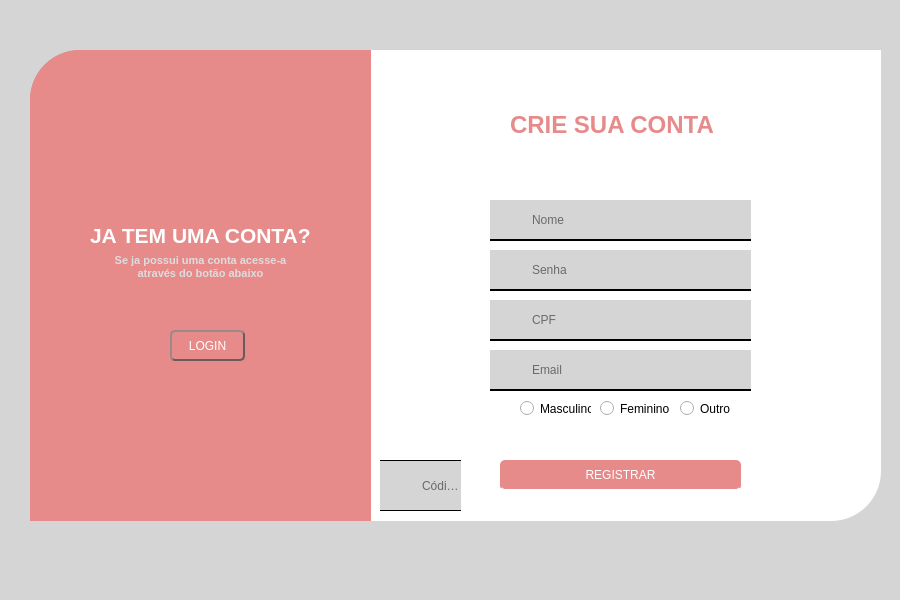
<?xml version="1.0" encoding="UTF-8"?>
<ui version="4.0">
 <class>MainWindow</class>
 <widget class="QMainWindow" name="MainWindow">
  <property name="geometry">
   <rect>
    <x>0</x>
    <y>0</y>
    <width>900</width>
    <height>600</height>
   </rect>
  </property>
  <property name="minimumSize">
   <size>
    <width>900</width>
    <height>600</height>
   </size>
  </property>
  <property name="maximumSize">
   <size>
    <width>900</width>
    <height>600</height>
   </size>
  </property>
  <property name="windowTitle">
   <string>MainWindow</string>
  </property>
  <property name="styleSheet">
   <string notr="true">background-color: rgb(213, 213, 213);
text-align: center;</string>
  </property>
  <widget class="QWidget" name="centralwidget">
   <widget class="QFrame" name="frame">
    <property name="geometry">
     <rect>
      <x>370</x>
      <y>50</y>
      <width>511</width>
      <height>471</height>
     </rect>
    </property>
    <property name="sizePolicy">
     <sizepolicy hsizetype="Preferred" vsizetype="Fixed">
      <horstretch>0</horstretch>
      <verstretch>0</verstretch>
     </sizepolicy>
    </property>
    <property name="styleSheet">
     <string notr="true">background-color:white;
border-bottom-right-radius:50px;</string>
    </property>
    <property name="frameShape">
     <enum>QFrame::StyledPanel</enum>
    </property>
    <property name="frameShadow">
     <enum>QFrame::Raised</enum>
    </property>
    <widget class="QLineEdit" name="lineEdit">
     <property name="geometry">
      <rect>
       <x>160</x>
       <y>150</y>
       <width>221</width>
       <height>41</height>
      </rect>
     </property>
     <property name="styleSheet">
      <string notr="true">background-color: rgb(213, 213, 213);
border-style:solid;
border-color:black;
border-bottom-width:2px;


</string>
     </property>
     <property name="frame">
      <bool>false</bool>
     </property>
     <property name="placeholderText">
      <string>Nome</string>
     </property>
    </widget>
    <widget class="QLabel" name="label">
     <property name="geometry">
      <rect>
       <x>120</x>
       <y>150</y>
       <width>41</width>
       <height>41</height>
      </rect>
     </property>
     <property name="styleSheet">
      <string notr="true">background-color: rgb(213, 213, 213);
border-style:solid;
border-color:black;
border-bottom-width:2px;
padding-left:5px;</string>
     </property>
     <property name="text">
      <string>&lt;html&gt;&lt;head/&gt;&lt;body&gt;&lt;p&gt;&lt;img src=&quot;:/newPrefix/pessoa.png&quot;/&gt;&lt;/p&gt;&lt;/body&gt;&lt;/html&gt;</string>
     </property>
    </widget>
    <widget class="QLabel" name="label_2">
     <property name="geometry">
      <rect>
       <x>140</x>
       <y>60</y>
       <width>211</width>
       <height>31</height>
      </rect>
     </property>
     <property name="styleSheet">
      <string notr="true">color:#E68A8A;</string>
     </property>
     <property name="text">
      <string>&lt;html&gt;&lt;head/&gt;&lt;body&gt;&lt;p&gt;&lt;span style=&quot; font-size:18pt; font-weight:600;&quot;&gt;CRIE SUA CONTA&lt;/span&gt;&lt;/p&gt;&lt;/body&gt;&lt;/html&gt;</string>
     </property>
    </widget>
    <widget class="QLineEdit" name="lineEdit_2">
     <property name="geometry">
      <rect>
       <x>160</x>
       <y>200</y>
       <width>221</width>
       <height>41</height>
      </rect>
     </property>
     <property name="styleSheet">
      <string notr="true">background-color: rgb(213, 213, 213);
border-style:outset;
border-bottom-width:2px;
</string>
     </property>
     <property name="text">
      <string/>
     </property>
     <property name="maxLength">
      <number>8</number>
     </property>
     <property name="echoMode">
      <enum>QLineEdit::Password</enum>
     </property>
     <property name="readOnly">
      <bool>false</bool>
     </property>
     <property name="placeholderText">
      <string>Senha</string>
     </property>
    </widget>
    <widget class="QLabel" name="label_3">
     <property name="geometry">
      <rect>
       <x>120</x>
       <y>200</y>
       <width>41</width>
       <height>41</height>
      </rect>
     </property>
     <property name="styleSheet">
      <string notr="true">background-color: rgb(213, 213, 213);
border-style:outset;
border-bottom-width:2px;
padding-left:5px;
</string>
     </property>
     <property name="text">
      <string>&lt;html&gt;&lt;head/&gt;&lt;body&gt;&lt;p&gt;&lt;img src=&quot;:/icons/cadeado.png&quot;/&gt;&lt;/p&gt;&lt;/body&gt;&lt;/html&gt;</string>
     </property>
    </widget>
    <widget class="QLineEdit" name="lineEdit_3">
     <property name="geometry">
      <rect>
       <x>160</x>
       <y>250</y>
       <width>221</width>
       <height>41</height>
      </rect>
     </property>
     <property name="styleSheet">
      <string notr="true">background-color: rgb(213, 213, 213);
border-style:outset;
border-bottom-width:2px;</string>
     </property>
     <property name="inputMask">
      <string/>
     </property>
     <property name="text">
      <string/>
     </property>
     <property name="maxLength">
      <number>14</number>
     </property>
     <property name="readOnly">
      <bool>false</bool>
     </property>
     <property name="placeholderText">
      <string>CPF</string>
     </property>
    </widget>
    <widget class="QLineEdit" name="lineEdit_4">
     <property name="geometry">
      <rect>
       <x>160</x>
       <y>300</y>
       <width>221</width>
       <height>41</height>
      </rect>
     </property>
     <property name="styleSheet">
      <string notr="true">background-color: rgb(213, 213, 213);
border-style:outset;
border-bottom-width:2px</string>
     </property>
     <property name="readOnly">
      <bool>false</bool>
     </property>
     <property name="placeholderText">
      <string>Email</string>
     </property>
    </widget>
    <widget class="QLabel" name="label_4">
     <property name="geometry">
      <rect>
       <x>120</x>
       <y>250</y>
       <width>41</width>
       <height>41</height>
      </rect>
     </property>
     <property name="styleSheet">
      <string notr="true">background-color: rgb(213, 213, 213);
border-style:outset;
border-bottom-width:2px;
padding-left:5px;</string>
     </property>
     <property name="text">
      <string>&lt;html&gt;&lt;head/&gt;&lt;body&gt;&lt;p&gt;&lt;img src=&quot;:/icons/carteira-de-motorista.png&quot;/&gt;&lt;/p&gt;&lt;/body&gt;&lt;/html&gt;</string>
     </property>
    </widget>
    <widget class="QLabel" name="label_5">
     <property name="geometry">
      <rect>
       <x>120</x>
       <y>300</y>
       <width>41</width>
       <height>41</height>
      </rect>
     </property>
     <property name="styleSheet">
      <string notr="true">background-color: rgb(213, 213, 213);
border-style:outset;
border-bottom-width:2px;
padding-left:5px;</string>
     </property>
     <property name="text">
      <string>&lt;html&gt;&lt;head/&gt;&lt;body&gt;&lt;p&gt;&lt;img src=&quot;:/newPrefix/o-email.png&quot;/&gt;&lt;/p&gt;&lt;/body&gt;&lt;/html&gt;</string>
     </property>
    </widget>
    <widget class="QPushButton" name="pushButton">
     <property name="geometry">
      <rect>
       <x>130</x>
       <y>410</y>
       <width>241</width>
       <height>31</height>
      </rect>
     </property>
     <property name="cursor">
      <cursorShape>PointingHandCursor</cursorShape>
     </property>
     <property name="styleSheet">
      <string notr="true">QPushButton{
	background-color:#E68A8A;
	font: 8pt &quot;Verdana&quot;;
	border-radius:5px;
	color:white;
	border-style:outset;
	border-bottom-width:2px;
}
QPushButton:hover{
	background-color:#B36B6B;
}
QPushButton:pressed{
	background-color: rgb(255, 152, 152);
}</string>
     </property>
     <property name="text">
      <string>REGISTRAR</string>
     </property>
    </widget>
    <widget class="QRadioButton" name="radioButton">
     <property name="geometry">
      <rect>
       <x>150</x>
       <y>350</y>
       <width>71</width>
       <height>17</height>
      </rect>
     </property>
     <property name="cursor">
      <cursorShape>PointingHandCursor</cursorShape>
     </property>
     <property name="text">
      <string>Masculino</string>
     </property>
    </widget>
    <widget class="QRadioButton" name="radioButton_2">
     <property name="geometry">
      <rect>
       <x>230</x>
       <y>350</y>
       <width>82</width>
       <height>17</height>
      </rect>
     </property>
     <property name="cursor">
      <cursorShape>PointingHandCursor</cursorShape>
     </property>
     <property name="text">
      <string>Feminino</string>
     </property>
    </widget>
    <widget class="QRadioButton" name="radioButton_3">
     <property name="geometry">
      <rect>
       <x>310</x>
       <y>350</y>
       <width>51</width>
       <height>17</height>
      </rect>
     </property>
     <property name="cursor">
      <cursorShape>PointingHandCursor</cursorShape>
     </property>
     <property name="text">
      <string>Outro</string>
     </property>
    </widget>
    <widget class="QLineEdit" name="lineEdit_5">
     <property name="geometry">
      <rect>
       <x>50</x>
       <y>410</y>
       <width>41</width>
       <height>51</height>
      </rect>
     </property>
     <property name="styleSheet">
      <string notr="true">background-color: rgb(213, 213, 213);
border-style:outset;
border-top-width:1px;
border-bottom-width:1px;


</string>
     </property>
     <property name="placeholderText">
      <string>Código</string>
     </property>
    </widget>
    <widget class="QLabel" name="label_6">
     <property name="geometry">
      <rect>
       <x>10</x>
       <y>410</y>
       <width>41</width>
       <height>51</height>
      </rect>
     </property>
     <property name="styleSheet">
      <string notr="true">background-color: rgb(213, 213, 213);
padding-left:5px;
border-style:outset;
border-bottom-width:1px;
border-top-width:1px;
</string>
     </property>
     <property name="text">
      <string>&lt;html&gt;&lt;head/&gt;&lt;body&gt;&lt;p&gt;&lt;img src=&quot;:/icons/id-do-rosto.png&quot;/&gt;&lt;/p&gt;&lt;/body&gt;&lt;/html&gt;</string>
     </property>
    </widget>
   </widget>
   <widget class="QFrame" name="frame_3">
    <property name="geometry">
     <rect>
      <x>30</x>
      <y>50</y>
      <width>341</width>
      <height>471</height>
     </rect>
    </property>
    <property name="cursor">
     <cursorShape>ArrowCursor</cursorShape>
    </property>
    <property name="styleSheet">
     <string notr="true">background-color: #E68A8A;
border-top-left-radius:50px;
</string>
    </property>
    <property name="frameShape">
     <enum>QFrame::StyledPanel</enum>
    </property>
    <property name="frameShadow">
     <enum>QFrame::Raised</enum>
    </property>
    <widget class="QLineEdit" name="lineEdit_6">
     <property name="geometry">
      <rect>
       <x>70</x>
       <y>160</y>
       <width>201</width>
       <height>31</height>
      </rect>
     </property>
     <property name="styleSheet">
      <string notr="true">border-style:outset;
font: 8pt &quot;Verdana&quot;;
border-color:white;
border-bottom-width:2px;
padding-bottom:1px;

</string>
     </property>
     <property name="placeholderText">
      <string>Nome De Usuário</string>
     </property>
    </widget>
    <widget class="QLineEdit" name="lineEdit_7">
     <property name="geometry">
      <rect>
       <x>70</x>
       <y>220</y>
       <width>201</width>
       <height>21</height>
      </rect>
     </property>
     <property name="focusPolicy">
      <enum>Qt::StrongFocus</enum>
     </property>
     <property name="styleSheet">
      <string notr="true">border-style:outset;
font: 75 8pt &quot;Verdana&quot;;
border-color:white;
border-bottom-width:2px;
padding-bottom:2px;</string>
     </property>
     <property name="text">
      <string/>
     </property>
     <property name="maxLength">
      <number>8</number>
     </property>
     <property name="echoMode">
      <enum>QLineEdit::Password</enum>
     </property>
     <property name="placeholderText">
      <string>Senha</string>
     </property>
    </widget>
    <widget class="QPushButton" name="pushButton_3">
     <property name="geometry">
      <rect>
       <x>70</x>
       <y>260</y>
       <width>191</width>
       <height>31</height>
      </rect>
     </property>
     <property name="cursor">
      <cursorShape>PointingHandCursor</cursorShape>
     </property>
     <property name="styleSheet">
      <string notr="true">QPushButton{
background-color: qlineargradient(spread:pad, x1:0, y1:0.107955, x2:1, y2:1, stop:0 rgba(255, 66, 234, 255), stop:1 rgba(239, 94, 94, 255));
color:white;
font: 8pt &quot;Verdana&quot;;
border-radius:10px;
}
QPushButton:hover{
	
	background-color: qlineargradient(spread:pad, x1:0, y1:0.107955, x2:1, y2:1, stop:0 rgba(156, 41, 143, 255), stop:1 rgba(187, 76, 76, 255))
}
QPushButton:pressed{
	background-color: qlineargradient(spread:pad, x1:0, y1:0.107955, x2:1, y2:1, stop:0 rgba(156, 89, 148, 255), stop:1 rgba(187, 124, 124, 255));
}</string>
     </property>
     <property name="text">
      <string>ENVIAR</string>
     </property>
    </widget>
    <widget class="QPushButton" name="pushButton_4">
     <property name="geometry">
      <rect>
       <x>190</x>
       <y>310</y>
       <width>131</width>
       <height>16</height>
      </rect>
     </property>
     <property name="cursor">
      <cursorShape>PointingHandCursor</cursorShape>
     </property>
     <property name="styleSheet">
      <string notr="true">QPushButton{
	font: 75 8pt &quot;System&quot;;
	color:white;
}

QPushButton:hover{
	text-decoration:underline;
	color:Black;
}</string>
     </property>
     <property name="text">
      <string>Esqueceu a senha?</string>
     </property>
    </widget>
    <widget class="QPushButton" name="pushButton_5">
     <property name="geometry">
      <rect>
       <x>50</x>
       <y>310</y>
       <width>41</width>
       <height>16</height>
      </rect>
     </property>
     <property name="cursor">
      <cursorShape>PointingHandCursor</cursorShape>
     </property>
     <property name="styleSheet">
      <string notr="true">QPushButton{
	font: 75 8pt &quot;System&quot;;
	color:white;
}

QPushButton:hover{
	text-decoration:underline;
	color:Black;
}</string>
     </property>
     <property name="text">
      <string>Voltar</string>
     </property>
    </widget>
    <widget class="QFrame" name="frame_2">
     <property name="geometry">
      <rect>
       <x>0</x>
       <y>0</y>
       <width>341</width>
       <height>471</height>
      </rect>
     </property>
     <property name="sizePolicy">
      <sizepolicy hsizetype="Preferred" vsizetype="Fixed">
       <horstretch>0</horstretch>
       <verstretch>0</verstretch>
      </sizepolicy>
     </property>
     <property name="styleSheet">
      <string notr="true">background-color: #E68A8A;
border-top-left-radius:50px;
</string>
     </property>
     <property name="frameShape">
      <enum>QFrame::StyledPanel</enum>
     </property>
     <property name="frameShadow">
      <enum>QFrame::Raised</enum>
     </property>
     <widget class="QLabel" name="label_7">
      <property name="geometry">
       <rect>
        <x>60</x>
        <y>170</y>
        <width>231</width>
        <height>31</height>
       </rect>
      </property>
      <property name="styleSheet">
       <string notr="true">color:white;</string>
      </property>
      <property name="text">
       <string>&lt;html&gt;&lt;head/&gt;&lt;body&gt;&lt;p&gt;&lt;span style=&quot; font-size:16pt; font-weight:600;&quot;&gt;JA TEM UMA CONTA?&lt;/span&gt;&lt;/p&gt;&lt;/body&gt;&lt;/html&gt;</string>
      </property>
     </widget>
     <widget class="QTextEdit" name="textEdit">
      <property name="geometry">
       <rect>
        <x>80</x>
        <y>200</y>
        <width>181</width>
        <height>51</height>
       </rect>
      </property>
      <property name="styleSheet">
       <string notr="true">color: rgb(221, 221, 221);</string>
      </property>
      <property name="html">
       <string>&lt;!DOCTYPE HTML PUBLIC &quot;-//W3C//DTD HTML 4.0//EN&quot; &quot;http://www.w3.org/TR/REC-html40/strict.dtd&quot;&gt;
&lt;html&gt;&lt;head&gt;&lt;meta name=&quot;qrichtext&quot; content=&quot;1&quot; /&gt;&lt;style type=&quot;text/css&quot;&gt;
p, li { white-space: pre-wrap; }
&lt;/style&gt;&lt;/head&gt;&lt;body style=&quot; font-family:'MS Shell Dlg 2'; font-size:8.25pt; font-weight:400; font-style:normal;&quot;&gt;
&lt;p align=&quot;center&quot; style=&quot; margin-top:0px; margin-bottom:0px; margin-left:0px; margin-right:0px; -qt-block-indent:0; text-indent:0px;&quot;&gt;&lt;span style=&quot; font-weight:600;&quot;&gt;Se ja possui uma conta acesse-a através do botão abaixo&lt;/span&gt;&lt;/p&gt;&lt;/body&gt;&lt;/html&gt;</string>
      </property>
     </widget>
     <widget class="QPushButton" name="pushButton_2">
      <property name="geometry">
       <rect>
        <x>140</x>
        <y>280</y>
        <width>75</width>
        <height>31</height>
       </rect>
      </property>
      <property name="cursor">
       <cursorShape>PointingHandCursor</cursorShape>
      </property>
      <property name="styleSheet">
       <string notr="true">
QPushButton{
	font: 8pt &quot;Verdana&quot;;
	border-radius:5px;
	color:white;
	border-color:#665C5C;
	border-style:outset;
	border-width:2px;

}
QPushButton:hover{
	background-color:#665C5C;
}
QPushButton:pressed{
	
	background-color: rgb(182, 164, 164);
}</string>
      </property>
      <property name="text">
       <string>LOGIN</string>
      </property>
     </widget>
    </widget>
   </widget>
  </widget>
  <widget class="QMenuBar" name="menubar">
   <property name="geometry">
    <rect>
     <x>0</x>
     <y>0</y>
     <width>900</width>
     <height>21</height>
    </rect>
   </property>
  </widget>
  <widget class="QStatusBar" name="statusbar"/>
 </widget>
 <resources>
  <include location="icons.qrc"/>
 </resources>
 <connections/>
</ui>
